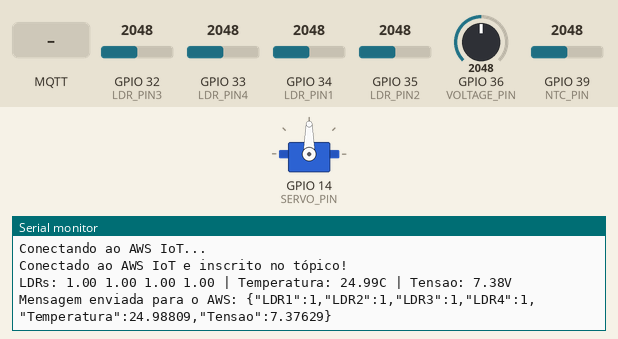
Bench run of a program on a simulated ESP32. Shown: servo, the last lines printed to the serial monitor. Inputs (shaded band) come from the test bench; at power-on: GPIO 32 (LDR_PIN3) = 2048, GPIO 33 (LDR_PIN4) = 2048, GPIO 34 (LDR_PIN1) = 2048, GPIO 35 (LDR_PIN2) = 2048, GPIO 36 (VOLTAGE_PIN) = 2048, GPIO 39 (NTC_PIN) = 2048. WiFi joins after 1.5 s; servers stay silent unless stated; no MQTT or app messages arrive unless stated.

Above: at 2.7 s.
2.8 s: MQTT message "Direita" arrives on the first subscribed topic
At 12.7 s:
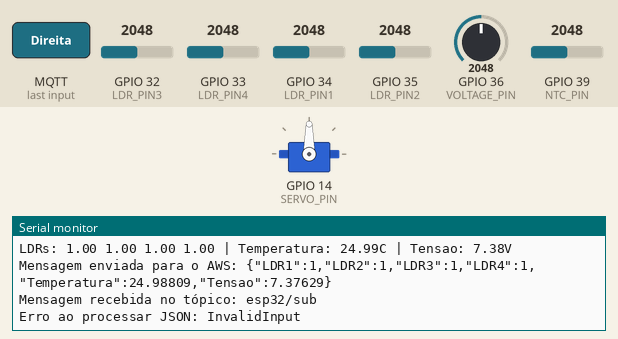
13.0 s: MQTT message "1" arrives on the first subscribed topic
At 22.2 s:
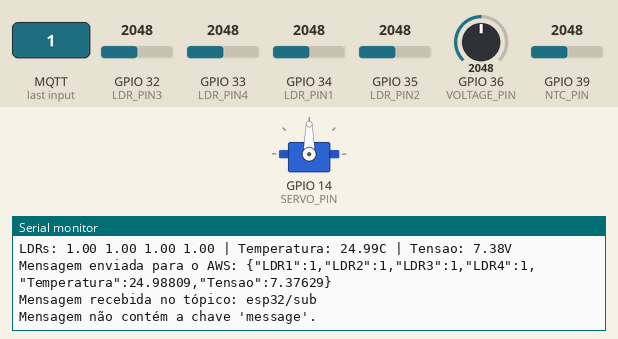

Measured:
- after the input at 2.8 s, the serial monitor: prints a new line after 8.8 s (image 1)
- after the input at 13.0 s, the serial monitor: prints a new line after 8.6 s (image 2)

The program:

main.cpp
```cpp
// Importação de bibliotecas
#include <Arduino.h>
#include "Secrets.h"
#include <WiFiClientSecure.h>
#include <PubSubClient.h>
#include <ArduinoJson.h>
#include "WiFi.h" // Biblioteca para conexão Wi-Fi
#include <ESP32Servo.h>

// Definições de Tópicos e Sensores
#define AWS_IOT_PUBLISH_TOPIC   "esp32/pub"
#define AWS_IOT_SUBSCRIBE_TOPIC "esp32/sub"
#define LDR_PIN1 34
#define LDR_PIN2 35
#define LDR_PIN3 32
#define LDR_PIN4 33
#define THRESHOLD 600
#define NTC_PIN 39
#define VOLTAGE_PIN 36
#define SERVO_PIN 14

// Novo LED que será ativado caso a temperatura ultrapasse 50 graus
/*
#define LED_TEMP 13
*/

// ################### Definindo os pinos dos LEDs externos
/*
#define LED_PIN1 25 // Pino digital onde o LED1 está conectado
#define LED_PIN2 26 // Pino digital onde o LED2 está conectado
#define LED_PIN3 27 // Pino digital onde o LED3 está conectado
#define LED_PIN4 14 // Pino digital onde o LED4 está conectado
*/

WiFiClientSecure net;
PubSubClient client(net);
Servo myServo;

// Resistores para divisor de tensão
const float R1 = 34000.0; //33k
const float R2 = 9800.0;  //10k

// Variáveis globais
float mensagem[6]; // Vetor para os valores LDRs, Temperatura e Tensão
unsigned long lastReadTime = 0; // Armazena o último momento de leitura dos sensores
unsigned long readInterval = 100; // Intervalo para leitura dos sensores (em milissegundos)
int servoPosition = 90; // Posição inicial do servo (centro)

//###################################### CONEXÃO ######################################
void conectarWiFi() {
    if (WiFi.status() == WL_CONNECTED) {
        // Já está conectado, não tenta conectar novamente
        return;
    }

    WiFi.begin(WIFI_SSID, WIFI_PASSWORD);
    Serial.println("Conectando ao Wi-Fi...");
    unsigned long startAttemptTime = millis();

    while (WiFi.status() != WL_CONNECTED && millis() - startAttemptTime < 10000) { // Tenta por 10 segundos
        delay(500);
        Serial.print(".");
    }

    if (WiFi.status() != WL_CONNECTED) {
        Serial.println("\nFalha ao conectar ao Wi-Fi!");
        return;
    }

    Serial.println("\nConectado ao Wi-Fi!");
}

void connectAWS() {
  conectarWiFi();

  net.setCACert(AWS_CERT_CA);
  net.setCertificate(AWS_CERT_CRT);
  net.setPrivateKey(AWS_CERT_PRIVATE);

  client.setServer(AWS_IOT_ENDPOINT, 8883);
  client.setCallback(messageHandler);

  Serial.println("Conectando ao AWS IoT...");
  while (!client.connect(THINGNAME)) {
    Serial.print("Falha ao conectar. Estado: ");
    Serial.println(client.state());
    delay(1000);
  }

  if (!client.connected()) {
    Serial.println("Falha ao conectar no AWS IoT!");
    return;
  }

  client.subscribe(AWS_IOT_SUBSCRIBE_TOPIC);
  Serial.println("Conectado ao AWS IoT e inscrito no tópico!");
}//#####################################################################################

void lerSensores() {
    mensagem[0] = (analogRead(LDR_PIN1) < THRESHOLD) ? 0 : 1;
    mensagem[1] = (analogRead(LDR_PIN2) < THRESHOLD) ? 0 : 1;
    mensagem[2] = (analogRead(LDR_PIN3) < THRESHOLD) ? 0 : 1;
    mensagem[3] = (analogRead(LDR_PIN4) < THRESHOLD) ? 0 : 1;
    mensagem[4] = lerNTC(NTC_PIN);
    mensagem[5] = lerTensao(VOLTAGE_PIN);
}

void publishMessage(float mensagem[]) {
  StaticJsonDocument<200> doc; // Cria o documento JSON

  // Atribui valores aos campos do JSON
  doc["LDR1"] = mensagem[0];
  doc["LDR2"] = mensagem[1];
  doc["LDR3"] = mensagem[2];
  doc["LDR4"] = mensagem[3];
  doc["Temperatura"] = mensagem[4];
  doc["Tensao"] = mensagem[5];

  char jsonBuffer[512]; // Buffer para armazenar o JSON gerado
  serializeJson(doc, jsonBuffer); // Converte o JSON para string e armazena no buffer

  // Publica o JSON no tópico MQTT
  client.publish(AWS_IOT_PUBLISH_TOPIC, jsonBuffer);
  Serial.print("Mensagem enviada para o AWS: ");
  Serial.println(jsonBuffer); // Imprime o JSON enviado para o console
}

void processarComando(const char* comando) {
    if (strcmp(comando, "Direita") == 0) {
        moverDireita();
    } else if (strcmp(comando, "Esquerda") == 0) {
        moverEsquerda();
    } else {
        Serial.println("Comando desconhecido.");
    }
}

// Método para receber mensagens da AWS
void messageHandler(char* topic, byte* payload, unsigned int length) {
    Serial.print("Mensagem recebida no tópico: ");
    Serial.println(topic);

    // Converte o payload para uma string
    String message = String((char*)payload).substring(0, length);

    // Processa o JSON
    processJsonMessage(message);
}

// Processa a mensagem JSON recebida
void processJsonMessage(const String& message) {
    StaticJsonDocument<200> doc;
    DeserializationError error = deserializeJson(doc, message);
    if (error) {
        Serial.print("Erro ao processar JSON: ");
        Serial.println(error.c_str());
        return;
    }

    // Verifica o comando no JSON
    const char* comando = doc["message"];
    if (comando) {
        Serial.print("Comando recebido: ");
        Serial.println(comando);
        executarComando(comando);
    } else {
        Serial.println("Mensagem não contém a chave 'message'.");
    }
}

// Executa o comando recebido
void executarComando(const char* comando) {
    if (strcmp(comando, "Direita") == 0) {
        moverDireita();
    } else if (strcmp(comando, "Esquerda") == 0) {
        moverEsquerda();
    } else {
        Serial.println("Comando desconhecido.");
    }
}

// Movimenta o servo para a direita
void moverDireita() {
    if (servoPosition < 180) {
        servoPosition += 10; // Incrementa o ângulo
        myServo.write(servoPosition);
        Serial.println("Movendo para a direita.");
        delay(500); // Pausa para evitar movimentos rápidos
    } else {
        Serial.println("Já na posição máxima (Direita).");
    }
}

// Movimenta o servo para a esquerda
void moverEsquerda() {
    if (servoPosition > 0) {
        servoPosition -= 10; // Decrementa o ângulo
        myServo.write(servoPosition);
        Serial.println("Movendo para a esquerda.");
        delay(500); // Pausa para evitar movimentos rápidos
    } else {
        Serial.println("Já na posição mínima (Esquerda).");
    }
}

float lerNTC(int pin) {
  int rawValue = analogRead(pin);
  if (rawValue == 0) return -999; // Caso erro na leitura, retorna -999
  float resistance = (4095.0 / rawValue) - 1.0;
  resistance = 10000.0 / resistance;
  float temperature = resistance / 10000.0;
  temperature = log(temperature);
  temperature = temperature / 3650.0;
  temperature += 1.0 / (25.0 + 273.15);
  temperature = 1.0 / temperature;
  temperature -= 273.15;
  return temperature;
}

float lerTensao(int pin) {
  int rawValue = analogRead(pin); // Lê o valor analógico do pino
  float voltage = rawValue * (3.3 / 4095.0); // Converte o valor lido para tensão
  float realVoltage = voltage * ((R1 + R2) / R2); // Converte a tensão medida para a tensão real da fonte
  return realVoltage;
}

void imprimirMensagem(float mensagem[]){
  Serial.print("LDRs: ");
  Serial.print(mensagem[0]);
  Serial.print(" ");
  Serial.print(mensagem[1]);
  Serial.print(" ");
  Serial.print(mensagem[2]);
  Serial.print(" ");
  Serial.print(mensagem[3]);
  Serial.print(" | Temperatura: ");
  Serial.print(mensagem[4], 2);
  Serial.print("C | Tensao: ");
  Serial.print(mensagem[5], 2);
  Serial.println("V");

  // Atraso de 2 seg
  // delay(2000);
}

void setup() {
  // Conecta ao Wi-Fi
  // conectarWiFi();

  // Define os pinos dos LEDs como saída
  /*
  pinMode(LED_PIN1, OUTPUT);
  pinMode(LED_PIN2, OUTPUT);
  pinMode(LED_PIN3, OUTPUT);
  pinMode(LED_PIN4, OUTPUT);
  */

  // Configura o pino do LED de temperatura como saída
  /*
  pinMode(LED_TEMP, OUTPUT);
  */

  // Define os pinos dos LDRs como entrada
  pinMode(LDR_PIN1, INPUT);
  pinMode(LDR_PIN2, INPUT);
  pinMode(LDR_PIN3, INPUT);
  pinMode(LDR_PIN4, INPUT);

  // Define o pino do NTC como entrada (opcional, pois analogRead já faz isso automaticamente)
  pinMode(NTC_PIN, INPUT);

  // Define o pino de tensão como entrada
  pinMode(VOLTAGE_PIN, INPUT);

  // Inicializa a comunicação serial para depuração
  Serial.begin(115200);
  connectAWS();

  // Inicializa o servo motor
  myServo.attach(SERVO_PIN);
  myServo.write(servoPosition); // Posiciona o servo no centro
}

void loop() {
  if (millis() - lastReadTime >= readInterval) {

    lastReadTime = millis();

    int ldrValue1 = analogRead(LDR_PIN1);
    int ldrValue2 = analogRead(LDR_PIN2);
    int ldrValue3 = analogRead(LDR_PIN3);
    int ldrValue4 = analogRead(LDR_PIN4);

    float temperatura = lerNTC(NTC_PIN);
    float tensao = lerTensao(VOLTAGE_PIN);

    float mensagem[6];

    mensagem[0] = (ldrValue1 < THRESHOLD) ? 0 : 1;
    mensagem[1] = (ldrValue2 < THRESHOLD) ? 0 : 1;
    mensagem[2] = (ldrValue3 < THRESHOLD) ? 0 : 1;
    mensagem[3] = (ldrValue4 < THRESHOLD) ? 0 : 1;
    mensagem[4] = temperatura;
    mensagem[5] = tensao;


/*
    if (mensagem[0] == 0) {
      digitalWrite(LED_PIN1, HIGH);
    } else {
      digitalWrite(LED_PIN1, LOW);
    }

    if (mensagem[1] == 0) {
      digitalWrite(LED_PIN2, HIGH);
    } else {
      digitalWrite(LED_PIN2, LOW);
    }

    if (mensagem[2] == 0) {
      digitalWrite(LED_PIN3, HIGH);
    } else {
      digitalWrite(LED_PIN3, LOW);
    }

    if (mensagem[3] == 0) {
      digitalWrite(LED_PIN4, HIGH);
    } else {
      digitalWrite(LED_PIN4, LOW);
    }
  */

    // Verifica se a temperatura está acima de 50 graus Celsius
    /*if (temperatura > 50.0) {
      digitalWrite(LED_TEMP, HIGH); // Liga o LED de temperatura
    } else {
      digitalWrite(LED_TEMP, LOW); // Desliga o LED de temperatura
    }*/

    // Imprime o vetor no console serial para depuração
    imprimirMensagem(mensagem);

    // Manda a mensagem para AWS
    publishMessage(mensagem);
    client.loop();
    delay(10000);
  }
}
```

Secrets.h
```cpp
#include <pgmspace.h>

#define SECRET
#define THINGNAME "THING-GESA"                         //change this

const char WIFI_SSID[] = "TIX GLEIDSON 2.4G_EXT";               //change this
const char WIFI_PASSWORD[] = "glcapuan";           //change this
const char AWS_IOT_ENDPOINT[] = "a7yzmyo7nkt2v-ats.iot.us-east-2.amazonaws.com";       //change this

// Amazon Root CA 1
static const char AWS_CERT_CA[] PROGMEM = R"EOF(
-----BEGIN CERTIFICATE-----
MIIDQTCCAimgAwIBAgITBmyfz5m/jAo54vB4ikPmljZbyjANBgkqhkiG9w0BAQsF
ADA5MQswCQYDVQQGEwJVUzEPMA0GA1UEChMGQW1hem9uMRkwFwYDVQQDExBBbWF6
b24gUm9vdCBDQSAxMB4XDTE1MDUyNjAwMDAwMFoXDTM4MDExNzAwMDAwMFowOTEL
MAkGA1UEBhMCVVMxDzANBgNVBAoTBkFtYXpvbjEZMBcGA1UEAxMQQW1hem9uIFJv
b3QgQ0EgMTCCASIwDQYJKoZIhvcNAQEBBQADggEPADCCAQoCggEBALJ4gHHKeNXj
ca9HgFB0fW7Y14h29Jlo91ghYPl0hAEvrAIthtOgQ3pOsqTQNroBvo3bSMgHFzZM
9O6II8c+6zf1tRn4SWiw3te5djgdYZ6k/oI2peVKVuRF4fn9tBb6dNqcmzU5L/qw
IFAGbHrQgLKm+a/sRxmPUDgH3KKHOVj4utWp+UhnMJbulHheb4mjUcAwhmahRWa6
VOujw5H5SNz/0egwLX0tdHA114gk957EWW67c4cX8jJGKLhD+rcdqsq08p8kDi1L
93FcXmn/6pUCyziKrlA4b9v7LWIbxcceVOF34GfID5yHI9Y/QCB/IIDEgEw+OyQm
jgSubJrIqg0CAwEAAaNCMEAwDwYDVR0TAQH/BAUwAwEB/zAOBgNVHQ8BAf8EBAMC
AYYwHQYDVR0OBBYEFIQYzIU07LwMlJQuCFmcx7IQTgoIMA0GCSqGSIb3DQEBCwUA
A4IBAQCY8jdaQZChGsV2USggNiMOruYou6r4lK5IpDB/G/wkjUu0yKGX9rbxenDI
U5PMCCjjmCXPI6T53iHTfIUJrU6adTrCC2qJeHZERxhlbI1Bjjt/msv0tadQ1wUs
N+gDS63pYaACbvXy8MWy7Vu33PqUXHeeE6V/Uq2V8viTO96LXFvKWlJbYK8U90vv
o/ufQJVtMVT8QtPHRh8jrdkPSHCa2XV4cdFyQzR1bldZwgJcJmApzyMZFo6IQ6XU
5MsI+yMRQ+hDKXJioaldXgjUkK642M4UwtBV8ob2xJNDd2ZhwLnoQdeXeGADbkpy
rqXRfboQnoZsG4q5WTP468SQvvG5
-----END CERTIFICATE-----
)EOF";

// Device Certificate                                               //change this
static const char AWS_CERT_CRT[] PROGMEM = R"KEY(
-----BEGIN CERTIFICATE-----
MIIDWjCCAkKgAwIBAgIVALPMWR64RjCGUmczvb3nx19Ah/p0MA0GCSqGSIb3DQEB
CwUAME0xSzBJBgNVBAsMQkFtYXpvbiBXZWIgU2VydmljZXMgTz1BbWF6b24uY29t
IEluYy4gTD1TZWF0dGxlIFNUPVdhc2hpbmd0b24gQz1VUzAeFw0yNDEyMjAwMDU1
MzZaFw00OTEyMzEyMzU5NTlaMB4xHDAaBgNVBAMME0FXUyBJb1QgQ2VydGlmaWNh
dGUwggEiMA0GCSqGSIb3DQEBAQUAA4IBDwAwggEKAoIBAQDatecMuij1yNRJzZyM
PCxKUcz4pbyn1QHAoLeWwBGSagLaPdeeC5q8SiGqkqW8lEr+Dk1TQ2Qiaw8pZZu7
qwxROg/zfA6umxO1GjRvR3JEapQHisxtJtehH2HMb8P+gRuvNLTIOdHOsJ/fe4FC
tre0vlUpnqpVBnCrTPtKNUB3KIkwZhP5ZEKWTEfS4VBSvK6XOg+9NLEEx64AzjUY
sA0x+6TV6+A/GAvos50+zxWvH8SmB1rbOSK4SPKNw+20vahQraqqafgKCBI3S0GQ
P8iMdjYRTLsZlajTK/cY5act2fwJL6TJqklvS+cMVuC1wCVxOFMmq92Jr7qcWa25
4/ybAgMBAAGjYDBeMB8GA1UdIwQYMBaAFFZ26piBqbSv5dPtoNx/v3mY/wTZMB0G
A1UdDgQWBBRGDnkH6VRXiL4t8oBRV4IVT3ipYjAMBgNVHRMBAf8EAjAAMA4GA1Ud
DwEB/wQEAwIHgDANBgkqhkiG9w0BAQsFAAOCAQEARqF+lIMnsnD+WHw2sxRE65Ax
85fr5w5dGJSYA/tOYxzkZGxNWjrnAyPywi0qaYGkt1qfE1q1Gh1Ts0jScD8xUoiX
lojvCqqmpLDpBehWLZdzs3n6zSNjSqUNJvjGOonISuaRq+vUYv4P5HB4zVBqq2VN
KGXOh2twOEJFR2HApe1w9Dy0aqG7iSsNNzW6SI/MGgTkShtN5jTvWnbGip7xiw5U
Wz4XP30JUqawvvNl/XBBmZWfbnDS4wiBnuajZFbKarNJvdJHl6rO/FomzkctzEnM
YGQoZ1wedlnXd6bC5HJifOmna9JxkorX5eBC1hZuUbB4//NfukcgcSgzOB6SXA==
-----END CERTIFICATE-----


)KEY";

// Device Private Key                                               //change this
static const char AWS_CERT_PRIVATE[] PROGMEM = R"KEY(
-----BEGIN RSA PRIVATE KEY-----
MIIEpAIBAAKCAQEA2rXnDLoo9cjUSc2cjDwsSlHM+KW8p9UBwKC3lsARkmoC2j3X
nguavEohqpKlvJRK/g5NU0NkImsPKWWbu6sMUToP83wOrpsTtRo0b0dyRGqUB4rM
bSbXoR9hzG/D/oEbrzS0yDnRzrCf33uBQra3tL5VKZ6qVQZwq0z7SjVAdyiJMGYT
+WRClkxH0uFQUryulzoPvTSxBMeuAM41GLANMfuk1evgPxgL6LOdPs8Vrx/Epgda
2zkiuEjyjcPttL2oUK2qqmn4CggSN0tBkD/IjHY2EUy7GZWo0yv3GOWnLdn8CS+k
yapJb0vnDFbgtcAlcThTJqvdia+6nFmtueP8mwIDAQABAoIBAQCsJYE3A1A6JVjy
vmP5/WLfHIO5MrrLX12BwP7AKW2rUMXuAb81Ju0kRzU4jTTmudJNJfS3FNQ8Qwgs
DU4G6RtI0+q6O2tTA7z/TyD2dcX7E+hwB0/gmjIfIBRaVZ5vNDAWN+YTs27wwRUV
UqDrYeY23ZkqqThotCj6rB0ey8tx/YFKAc257ZTev2ziNsAwciksHkTXtpzU5/dB
GCL8GXOuVeeNqC218E1OMkg6VJAvPKxKWOOTuKWptPIYvlWyJkvSzT390VBZxLCk
3ak8XKkdQ6jEUVwAudKMn5bcptDyvHPVnBAaMK9KWPjKrXIbhTrijIL6509Maqhk
n4rC5wgBAoGBAPSuGCddWBM+0IqQbwTJvdUAzrz9aYJJsTXdekgCssC//10KSQkF
3T4/yHX8bIPwT7USenJEkbh38aAyjuo9R7+MSkRAfGhjypXOEpXqIbVNtAAaC1fp
qWcaqtcCF2fRm7zX4/YB7xJILcPW12/Y16lWn9nnH0hXql7+LCKy/YvTAoGBAOTU
PAUWWpAnbB5InznfIz+105OXy9/nh8xrqxeL1+Zzhqc40Y20UQVAG1HqlGIVdWc0
PUazGXkCRghIi34k5lsk0dkE2Xsbp4THzO2VknR3Y9kujNHyMlrH0Z/KRXINaExx
YCQHkY95qEklbVpEfptZw80QA6OMkm+NTgXGLTcZAoGBAPKs2Pfx9LDh1CQaLIIr
NURVkLaRAFxgiopKKEXTp0bVJok48kcosc5TpJagzV/usJ9+vEMpDv5OuC+S9XwN
W2P32JDpBHrkvsDlqjlWBiiz8JtJOYbwETxZjqfBQ0WM91HNLiOIt30CaaGbLAGa
qAskB1cvjC9MA4ZDwbKIpEBRAoGAJ4n0hPyD0Xy+Vc0+lgVUVeHZGRuVgq7C7DN+
cKcdOxijH6nVq6KIjVuyXMknsnr6ukZwgBLaR+p4p13BnJ5Ln1wRVmpcGcWBgJP1
eOfrUmx+uDwu4Of0g3MbaXzN2xMt/mdosVENebkPtvPcnUhQiA9OodQujMfxVY0Y
+i5wCaECgYBSTrFW/SJocMLJqbJDgAtBeYzPG5P1wEezi+eV90SrFr2i0x4qxsMK
PhPi/ZawjQpi7/SYZpuXDPzxQTUpNaoZGcGak/I36UhPlFWPmWZm86ZOLS+eU0x3
QzAAw1LEjgjukkMhdYADDpxYsaE2YU9Ea4QPeJ89qcCv8X5PNiA/WA==
-----END RSA PRIVATE KEY-----


)KEY";
```
